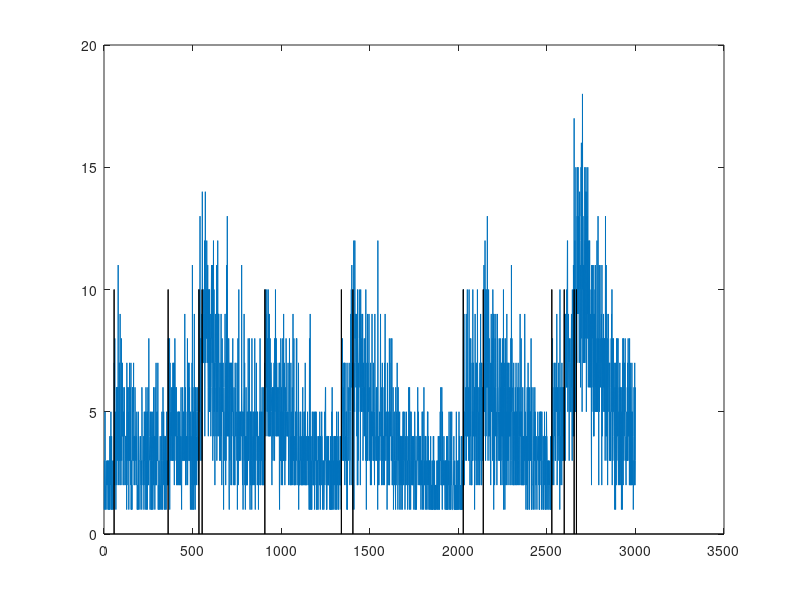

MATLAB code to generate this figure: (Note: this script raises an error after producing the figure.)
% this script is a wrapper that loads some data (or simulates it) and then
% calls the most recent FOOPSI function to infer spike trains and
% parameters

clear, clc,
fname = 'poisson';

% set simulation metadata
T               = 3000;     % # of time steps
V.dt            = 1/200;    % time step size
V.fast_iter_max = 1;        % # iterations of EM to estimate params
V.fast_poiss    = 0;        % whether observations are poisson (1) or gaussian (0)
V.fast_plot     = 1;        % whether to plot with each iteration
V.save          = 0;        % whether to save results

% initialize params
P.a     = 3;                % scale
P.b     = 1/P.a;           % bias
tau     = 1;                % decay time constant for each cell
P.gam   = 1-V.dt/tau;       % set gam
P.lam   = 1.0;              % rate

% simulate data
V.n = poissrnd(P.lam*V.dt*ones(T,1));   % simulate spike train
V.C = filter(1,[1 -P.gam],V.n);         % calcium concentration
V.F = poissrnd(P.a*(V.C+repmat(P.b,T,1))');
% V.F = P.a*(V.C+repmat(P.b,T,1))'+2*randn(1,T);

figure(1), clf, hold off; plot(V.F+1); hold all; bar(10*V.n), 

if V.save, save(['../../data/' fname '.mat'],'V','P'); end

%% infer spike trains and parameters

for q=1:2
    disp(['poisson=' num2str(V.fast_poiss)])
    if q==1, 
        V.fast_poiss=0; 
        V.fast_iter_max=5;
        [I{q}.n I{q}.P I{q}.V] = fast_oopsi(V.F,V);
    else
        V.fast_poiss=1; 
        V.gauss_n=I{1}.n;
        V.fast_iter_max=1;
        [I{q}.n I{q}.P I{q}.V] = fast_oopsi(V.F,V,P);
    end
end

if V.save, save(['../../data/' fname '.mat'],'-append','I'); end

%% plot results

fig=figure(1); clf, hold on
nrows   = 1+length(I);
ncols   = 1;

Pl.g    = [0.75 0.75 0.75];     % gray color
Pl.fs   = 12;                   % font size
Pl.ms   = 5;                    % marker size
Pl.lw   = 1;                    % line width
Pl.n    = V.n; Pl.n(Pl.n==0)=NaN; % true spike train (0's are NaN's so they don't plot)
Pl.shift= .1;
Pl.xlim = [2 T-10];
Pl.xlims= Pl.xlim(1):Pl.xlim(2);
Pl.XTick= Pl.xlim(1):round(mean(T)/5):Pl.xlim(2);
Pl.XTickLabel = round((Pl.XTick-min(Pl.XTick))*V.dt*100)/100;

% plot F and n for neurons
subplot(nrows,ncols,1), hold on
plot(V.F,'Color','k','LineWidth',Pl.lw)
axis([Pl.xlim(1) Pl.xlim(2) 0 max(V.F)])
set(gca,'YTick',[0:10:max(V.F)]);%,'YTickLabel',[])
ylab=ylabel([{'Fluorescence'}; {'(photons/frame)'}],'FontSize',Pl.fs);
set(ylab,'Rotation',0,'HorizontalAlignment','right','verticalalignment','middle')
title('Fluorescence Projection','FontSize',Pl.fs)
set(gca,'XTick',Pl.XTick-min(Pl.XTick),'XTickLabel',[]); %(Pl.XTick-min(Pl.XTick))*V.dt)
% xlabel('Time (sec)','FontSize',Pl.fs)

% plot inferred spike train
for q=1:length(I)
    subplot(nrows,ncols,1+q)
    hold on
    stem(Pl.n+Pl.shift,'LineStyle','none','Marker','v','MarkerEdgeColor',Pl.g,'MarkerFaceColor',Pl.g,'MarkerSize',Pl.ms)
    bar(I{q}.n(Pl.xlims)/max(I{q}.n(Pl.xlims)),'EdgeColor','k','FaceColor','k')
    axis([Pl.xlim(1) Pl.xlim(2) 0 1+Pl.shift])
    set(gca,'YTick',[0 1],'YTickLabel',[])
    if q==1
        ylab=ylabel([{'Gaussian'}; {'Observations'}],'FontSize',Pl.fs);
        set(gca,'XTick',Pl.XTick,'XTickLabel',[])
    else
        ylab=ylabel([{'Poisson'}; {'Observations'}],'FontSize',Pl.fs);
        set(gca,'XTick',Pl.XTick,'XTickLabel',(Pl.XTick-min(Pl.XTick))*V.dt)
        xlabel('Time (sec)','FontSize',Pl.fs)
    end
    set(ylab,'Rotation',0,'HorizontalAlignment','right','verticalalignment','middle')
end

% print fig
if V.save
    wh=[7 3];   %width and height
    set(gcf,'PaperSize',wh,'PaperPosition',[0 0 wh],'Color','w');
    DirName='../../figs/';
    print('-depsc',[DirName fname])
    print('-dpdf',[DirName fname])
    saveas(fig,[DirName fname])
end